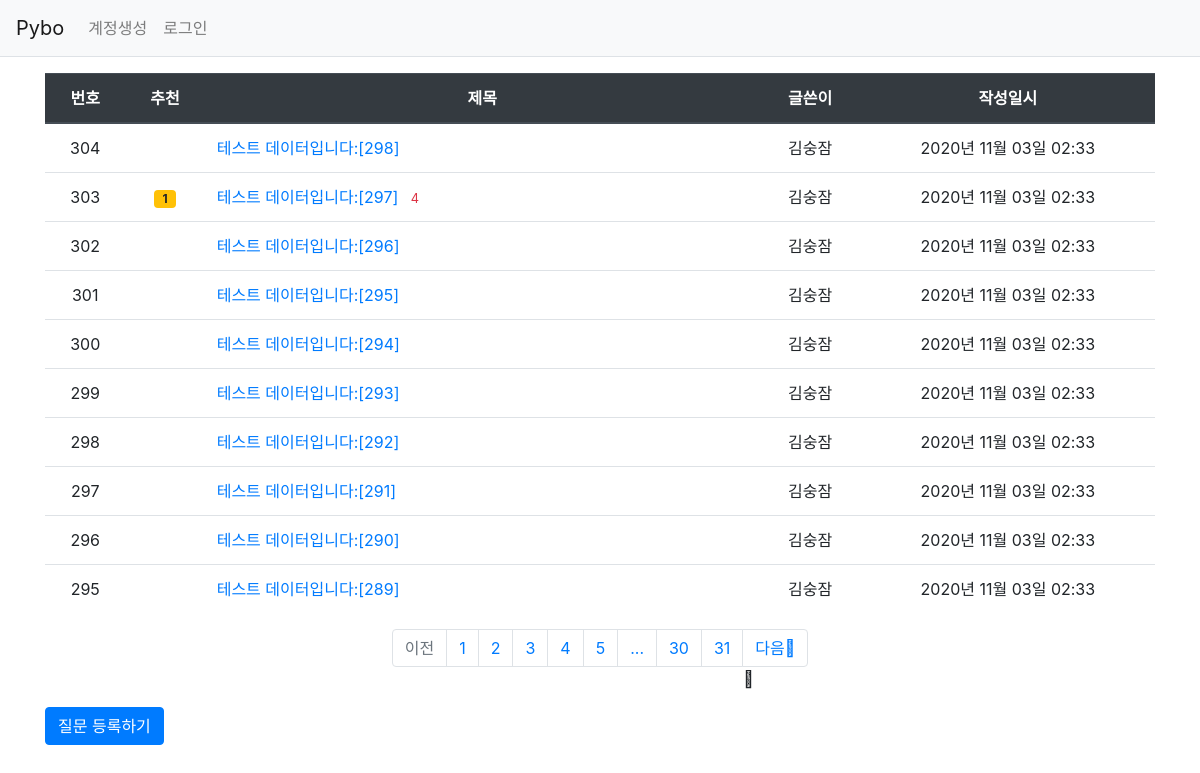
Page /question/list/ on the earlier database version.
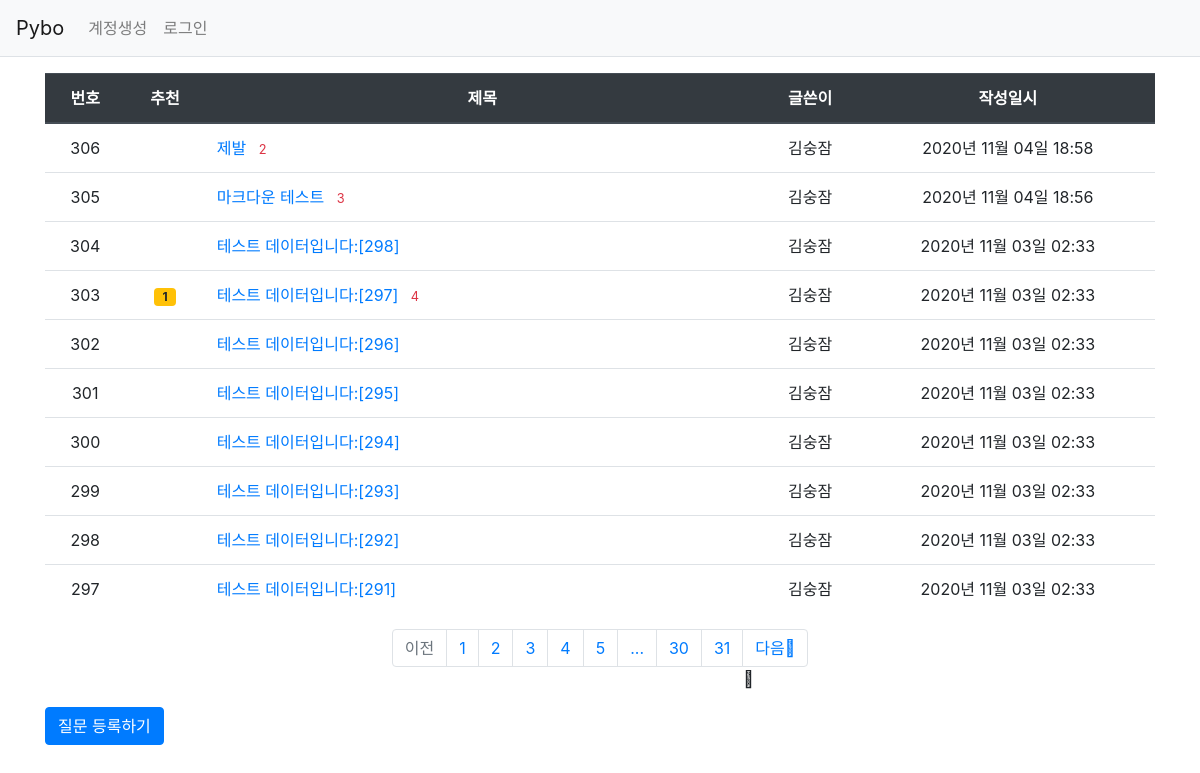
Same page on the later database version.
### pybo/models.py (models this page shows)
class Question(db.Model):
    id = db.Column(db.Integer, primary_key=True)
    subject = db.Column(db.String(200), nullable=False)
    content = db.Column(db.Text(), nullable=False)
    create_date = db.Column(db.DateTime(), nullable=False)
    modify_date = db.Column(db.DateTime(), nullable=True)
    user_id = db.Column(
        db.Integer,
        db.ForeignKey("user.id", ondelete="CASCADE"),
        nullable=False,
    )
    user = db.relationship(
        "User", backref=db.backref("question_set")
    )  # question을 이용해 user를 참조하기 위함
    voter = db.relationship(
        "User", secondary=question_voter, backref=db.backref("question_voter_set")
    )

class User(db.Model):
    id = db.Column(db.Integer, primary_key=True)
    username = db.Column(db.String(150), unique=True, nullable=False)
    password = db.Column(db.String(200), nullable=False)
    email = db.Column(db.String(120), unique=True, nullable=False)

### pybo/views/question_views.py (the view)
@bp.route("/list/")
def _list():
    page = request.args.get("page", type=int, default=1)  # 페이지값을 가져옴
    question_list = Question.query.order_by(Question.create_date.desc())
    question_list = question_list.paginate(
        page, per_page=10
    )  # Pagination 객체로 변경되었다. 이제 템플릿에서 함수 사용가능. (.items)
    return render_template("question/question_list.html", question_list=question_list)

### pybo/filter.py (called while the page is built)
def format_datetime(value, fmt='%Y년 %m월 %d일 %H:%M'): # fmt가 따로 전달되지 않을 경우 저 값을 디폴트로 쓰겠다는 의미
    return value.strftime(fmt)

### pybo/views/auth_views.py (called while the page is built)
@bp.before_app_request
def load_logged_in_user():
    user_id = session.get("user_id")
    if user_id is None:
        g.user = None
    else:
        g.user = User.query.get(user_id)

### pybo/templates/question/question_list.html
{% extends 'base.html' %}
{% block content %}
<div class="container my-3">
    <table class="table">
        <thead>
            <tr class="text-center thead-dark">
                <th>번호</th>
                <th>추천</th>
                <th style="width:50%">제목</th>
                <th>글쓴이</th>
                <th>작성일시</th>
            </tr>
        </thead>
        <tbody>
            {% if question_list %}
            {% for question in question_list.items %}
            <tr class="text-center">
                <td>{{ question_list.total - ((question_list.page-1) * question_list.per_page) - loop.index0 }} </td>
                <td>
                    {% if question.voter|length > 0%}
                    <span class="badge badge-warning px-2 px-1">{{ question.voter|length }}</span>
                    {% endif %}
                </td>
                <td class="text-left">
                    <a href="{{ url_for('question.detail', question_id=question.id) }}">{{ question.subject }}</a>
                    {% if question.answer_set|length > 0 %}
                    <span class="text-danger small ml-2"> {{ question.answer_set|length }}</span>
                    {% endif %}
                </td>
                <td>{{ question.user.username }}</td>
                <td>{{ question.create_date|datetime }}</td>
            </tr>
            {% endfor %}
            {% else %}
            <tr>
                <td colspan="3">질문이 없습니다.</td>
            </tr>
            {% endif %}
        </tbody>
    </table>
    <ul class="pagination justify-content-center">
        {% if question_list.has_prev %}
        <li class="page-item">
            <a class="page-link" href="?page={{ question_list.prev_num }}">이전</a>
        </li>
        {% else %}
        <li class="page-item disabled">
            <a class="page-link" tabindex="-1" aria-disabled="true" href="#">이전</a>
        </li>
        {% endif %}
        {% for page_num in question_list.iter_pages() %}
        {% if page_num %}
        {% if page_num != question_list.page %}
        <li class="page_item">
            <a class="page-link" href="?page={{ page_num }}">{{ page_num }}</a>
        </li>
        {% else %}
        <li class="page_item active" aria-current="page">
            <a class="page-link" href="#">{{ page_num }}</a>
        </li>
        {% endif %}
        {% else %}
        <li class="disabled">
            <a class="page-link" href="#">...</a>
        </li>
        {% endif %}
        {% endfor %}
        {% if question_list.has_next %}
        <li class="page-item">
            <a class="page-link" href="?page={{ question_list.next_num }}">다음</a>
        </li>
        {% else %}
        <li class="page-item disabled">
            <a class="page-link" tabindex="-1" aria-disabled="true" href="#">다음</a>
        </li>
        {% endif %}
    </ul>
    <a href="{{ url_for('question.create') }}" class="btn btn-primary">질문 등록하기</a>
</div>
{% endblock %}

### pybo/templates/base.html (shortened to what this page needs)
<!doctype html>
<html lang="ko">
<head>
    <link rel="stylesheet" href="{{ url_for('static', filename='bootstrap.min.css') }}">
    <link rel="stylesheet" href="{{ url_for('static', filename='style.css') }}">
</head>
<body>
    {% include "navbar.html" %}
    {% block content %}
    {% endblock %}
</body>
</html>

### pybo/templates/navbar.html (shortened to what this page needs)
<nav class="navbar navbar-expand-lg navbar-light bg-light border-bottom">
    <a class="navbar-brand" href="{{ url_for('main.index') }}">Pybo</a>
    <div class="collapse navbar-collapse flex-grow-0" id="navbarNav">
        {% if g.user %}
        <ul class="navbar-nav">
            <li class="nav-item">
                <a class="nav-linkn" href="{{ url_for('auth.logout') }}">{{ g.user.username }} (로그아웃)</a>
            </li>
        </ul>
        {% else %}
        <ul class="navbar-nav">
            <li class="nav-item ">
                <a class="nav-link" href="{{ url_for('auth.signup') }}">계정생성</a>
            </li>
            <li class="nav-item ">
                <a class="nav-link" href="{{ url_for('auth.login') }}">로그인</a>
            </li>
        </ul>
        {% endif %}
    </div>
</nav>

Differences in the rows shown:
no longer on this page (row unchanged): Question: id "296", subject "테스트 데이터입니다:[290]", user.username "김숭잠", create_date "2020년 11월 03일 02:33"
no longer on this page (row unchanged): Question: id "295", subject "테스트 데이터입니다:[289]", user.username "김숭잠", create_date "2020년 11월 03일 02:33"
added Question: id "306", subject "제발", answer_set|length "2", user.username "김숭잠", create_date "2020년 11월 04일 18:58"
added Question: id "305", subject "마크다운 테스트", answer_set|length "3", user.username "김숭잠", create_date "2020년 11월 04일 18:56"
